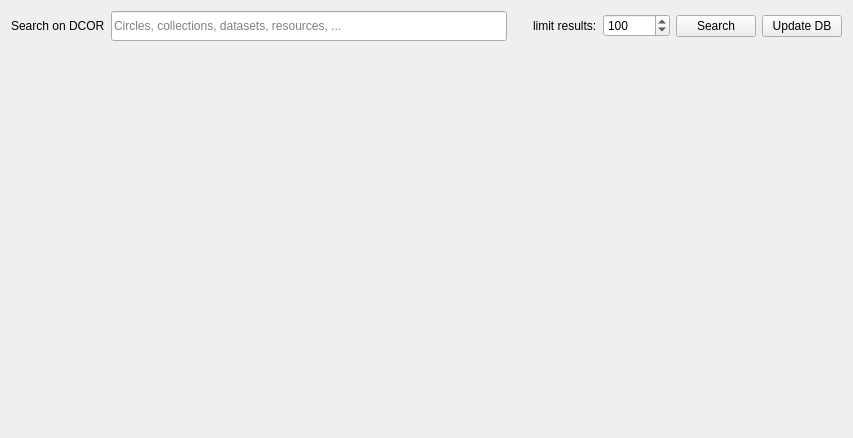
<?xml version="1.0" encoding="UTF-8"?>
<ui version="4.0">
 <class>Form</class>
 <widget class="QWidget" name="Form">
  <property name="geometry">
   <rect>
    <x>0</x>
    <y>0</y>
    <width>853</width>
    <height>438</height>
   </rect>
  </property>
  <property name="windowTitle">
   <string>Form</string>
  </property>
  <layout class="QVBoxLayout" name="verticalLayout">
   <item>
    <layout class="QHBoxLayout" name="horizontalLayout_9">
     <item>
      <widget class="QLabel" name="label_search">
       <property name="text">
        <string>Search on DCOR</string>
       </property>
      </widget>
     </item>
     <item>
      <widget class="QLineEdit" name="lineEdit_search">
       <property name="sizePolicy">
        <sizepolicy hsizetype="Expanding" vsizetype="Preferred">
         <horstretch>0</horstretch>
         <verstretch>0</verstretch>
        </sizepolicy>
       </property>
       <property name="acceptDrops">
        <bool>false</bool>
       </property>
       <property name="placeholderText">
        <string>Circles, collections, datasets, resources, ...</string>
       </property>
       <property name="clearButtonEnabled">
        <bool>true</bool>
       </property>
      </widget>
     </item>
     <item>
      <spacer name="horizontalSpacer_2">
       <property name="orientation">
        <enum>Qt::Orientation::Horizontal</enum>
       </property>
       <property name="sizeType">
        <enum>QSizePolicy::Policy::Fixed</enum>
       </property>
       <property name="sizeHint" stdset="0">
        <size>
         <width>20</width>
         <height>30</height>
        </size>
       </property>
      </spacer>
     </item>
     <item>
      <widget class="QLabel" name="label_6">
       <property name="text">
        <string>limit results:</string>
       </property>
      </widget>
     </item>
     <item>
      <widget class="QSpinBox" name="spinBox_public_rows">
       <property name="minimum">
        <number>1</number>
       </property>
       <property name="maximum">
        <number>999999</number>
       </property>
       <property name="singleStep">
        <number>100</number>
       </property>
       <property name="value">
        <number>100</number>
       </property>
      </widget>
     </item>
     <item>
      <widget class="QPushButton" name="pushButton_search">
       <property name="text">
        <string>Search</string>
       </property>
       <property name="shortcut">
        <string>Return</string>
       </property>
      </widget>
     </item>
     <item>
      <widget class="QPushButton" name="pushButton_update_db">
       <property name="text">
        <string>Update DB</string>
       </property>
      </widget>
     </item>
    </layout>
   </item>
   <item>
    <widget class="FilterChain" name="public_filter_chain" native="true">
     <property name="sizePolicy">
      <sizepolicy hsizetype="Preferred" vsizetype="Expanding">
       <horstretch>0</horstretch>
       <verstretch>0</verstretch>
      </sizepolicy>
     </property>
    </widget>
   </item>
  </layout>
 </widget>
 <customwidgets>
  <customwidget>
   <class>FilterChain</class>
   <extends>QWidget</extends>
   <header>dcoraid.gui.dbview.filter_chain</header>
   <container>1</container>
  </customwidget>
 </customwidgets>
 <resources/>
 <connections/>
</ui>
